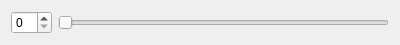
<?xml version="1.0" encoding="UTF-8"?>
<ui version="4.0">
 <class>SelfForm</class>
 <widget class="QWidget" name="SelfForm">
  <property name="geometry">
   <rect>
    <x>0</x>
    <y>0</y>
    <width>400</width>
    <height>44</height>
   </rect>
  </property>
  <property name="windowTitle">
   <string>Form</string>
  </property>
  <layout class="QHBoxLayout" name="horizontalLayout">
   <item>
    <widget class="QSpinBox" name="spinBox"/>
   </item>
   <item>
    <widget class="QSlider" name="horizontalSlider">
     <property name="orientation">
      <enum>Qt::Horizontal</enum>
     </property>
    </widget>
   </item>
  </layout>
 </widget>
 <resources/>
 <connections/>
</ui>
